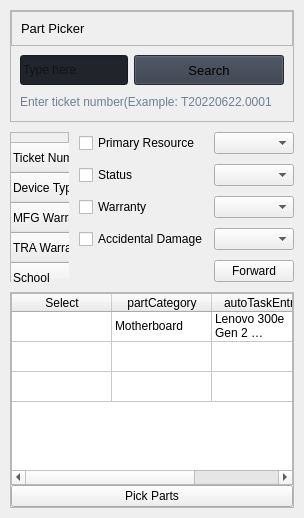
                     <widget class="QWidget" name="widgets">
                      <property name="styleSheet">
                       <string notr="true">b</string>
                      </property>
                      <layout class="QVBoxLayout" name="verticalLayout">
                       <property name="spacing">
                        <number>10</number>
                       </property>
                       <property name="leftMargin">
                        <number>10</number>
                       </property>
                       <property name="topMargin">
                        <number>10</number>
                       </property>
                       <property name="rightMargin">
                        <number>10</number>
                       </property>
                       <property name="bottomMargin">
                        <number>10</number>
                       </property>
                       <item>
                        <widget class="QFrame" name="pickrow_1">
                         <property name="frameShape">
                          <enum>QFrame::StyledPanel</enum>
                         </property>
                         <property name="frameShadow">
                          <enum>QFrame::Raised</enum>
                         </property>
                         <layout class="QHBoxLayout" name="horizontalLayout_6">
                          <property name="spacing">
                           <number>0</number>
                          </property>
                          <property name="leftMargin">
                           <number>0</number>
                          </property>
                          <property name="topMargin">
                           <number>0</number>
                          </property>
                          <property name="rightMargin">
                           <number>0</number>
                          </property>
                          <property name="bottomMargin">
                           <number>0</number>
                          </property>
                          <item>
                           <widget class="QFrame" name="frame_div_content_1">
                            <property name="minimumSize">
                             <size>
                              <width>0</width>
                              <height>110</height>
                             </size>
                            </property>
                            <property name="maximumSize">
                             <size>
                              <width>16777215</width>
                              <height>110</height>
                             </size>
                            </property>
                            <property name="frameShape">
                             <enum>QFrame::NoFrame</enum>
                            </property>
                            <property name="frameShadow">
                             <enum>QFrame::Raised</enum>
                            </property>
                            <layout class="QVBoxLayout" name="verticalLayout_17">
                             <property name="spacing">
                              <number>0</number>
                             </property>
                             <property name="leftMargin">
                              <number>0</number>
                             </property>
                             <property name="topMargin">
                              <number>0</number>
                             </property>
                             <property name="rightMargin">
                              <number>0</number>
                             </property>
                             <property name="bottomMargin">
                              <number>0</number>
                             </property>
                             <item>
                              <widget class="QFrame" name="frame_title_wid_1">
                               <property name="maximumSize">
                                <size>
                                 <width>16777215</width>
                                 <height>35</height>
                                </size>
                               </property>
                               <property name="frameShape">
                                <enum>QFrame::StyledPanel</enum>
                               </property>
                               <property name="frameShadow">
                                <enum>QFrame::Raised</enum>
                               </property>
                               <layout class="QVBoxLayout" name="verticalLayout_18">
                                <item>
                                 <widget class="QLabel" name="labelBoxBlenderInstalation">
                                  <property name="font">
                                   <font>
                                    <family>Segoe UI</family>
                                    <pointsize>10</pointsize>
                                    <italic>false</italic>
                                    <bold>false</bold>
                                   </font>
                                  </property>
                                  <property name="styleSheet">
                                   <string notr="true"/>
                                  </property>
                                  <property name="text">
                                   <string>Part Picker</string>
                                  </property>
                                 </widget>
                                </item>
                               </layout>
                              </widget>
                             </item>
                             <item>
                              <widget class="QFrame" name="frame_content_wid_1">
                               <property name="frameShape">
                                <enum>QFrame::NoFrame</enum>
                               </property>
                               <property name="frameShadow">
                                <enum>QFrame::Raised</enum>
                               </property>
                               <layout class="QHBoxLayout" name="horizontalLayout_9">
                                <item>
                                 <layout class="QGridLayout" name="gridLayout">
                                  <property name="bottomMargin">
                                   <number>0</number>
                                  </property>
                                  <item row="1" column="0" colspan="2">
                                   <widget class="QLabel" name="labelVersion_3">
                                    <property name="styleSheet">
                                     <string notr="true">color: rgb(113, 126, 149);</string>
                                    </property>
                                    <property name="lineWidth">
                                     <number>1</number>
                                    </property>
                                    <property name="text">
                                     <string>Enter ticket number(Example: T20220622.0001</string>
                                    </property>
                                    <property name="alignment">
                                     <set>Qt::AlignLeading|Qt::AlignLeft|Qt::AlignVCenter</set>
                                    </property>
                                   </widget>
                                  </item>
                                  <item row="0" column="1">
                                   <widget class="QPushButton" name="btn_ticketSearch_pick">
                                    <property name="minimumSize">
                                     <size>
                                      <width>150</width>
                                      <height>30</height>
                                     </size>
                                    </property>
                                    <property name="font">
                                     <font>
                                      <family>Segoe UI</family>
                                      <pointsize>10</pointsize>
                                      <italic>false</italic>
                                      <bold>false</bold>
                                     </font>
                                    </property>
                                    <property name="cursor">
                                     <cursorShape>PointingHandCursor</cursorShape>
                                    </property>
                                    <property name="styleSheet">
                                     <string notr="true">background-color: rgb(52, 59, 72);</string>
                                    </property>
                                    <property name="text">
                                     <string>Search</string>
                                    </property>
                                    <property name="icon">
                                     <iconset resource="../Modern_GUI_PyDracula_PySide6_or_PyQt6-master/resources.qrc">
                                      <normaloff>:/icons/images/icons/cil-magnifying-glass.png</normaloff>:/icons/images/icons/cil-magnifying-glass.png</iconset>
                                    </property>
                                   </widget>
                                  </item>
                                  <item row="0" column="0">
                                   <widget class="QLineEdit" name="entry_ticketnum_pick">
                                    <property name="minimumSize">
                                     <size>
                                      <width>0</width>
                                      <height>30</height>
                                     </size>
                                    </property>
                                    <property name="styleSheet">
                                     <string notr="true">background-color: rgb(33, 37, 43);</string>
                                    </property>
                                    <property name="text">
                                     <string/>
                                    </property>
                                    <property name="placeholderText">
                                     <string>Type here</string>
                                    </property>
                                   </widget>
                                  </item>
                                 </layout>
                                </item>
                               </layout>
                              </widget>
                             </item>
                            </layout>
                           </widget>
                          </item>
                         </layout>
                        </widget>
                       </item>
                       <item>
                        <layout class="QHBoxLayout" name="pickrow_2">
                         <item>
                          <widget class="QFrame" name="frame">
                           <property name="frameShape">
                            <enum>QFrame::StyledPanel</enum>
                           </property>
                           <property name="frameShadow">
                            <enum>QFrame::Raised</enum>
                           </property>
                           <widget class="QTableWidget" name="table_ticketinfo_pick">
                            <property name="geometry">
                             <rect>
                              <x>0</x>
                              <y>10</y>
                              <width>1158</width>
                              <height>173</height>
                             </rect>
                            </property>
                            <property name="sizePolicy">
                             <sizepolicy hsizetype="Expanding" vsizetype="MinimumExpanding">
                              <horstretch>0</horstretch>
                              <verstretch>0</verstretch>
                             </sizepolicy>
                            </property>
                            <property name="minimumSize">
                             <size>
                              <width>1158</width>
                              <height>0</height>
                             </size>
                            </property>
                            <property name="rowCount">
                             <number>6</number>
                            </property>
                            <attribute name="horizontalHeaderVisible">
                             <bool>false</bool>
                            </attribute>
                            <row>
                             <property name="text">
                              <string>Ticket Number:</string>
                             </property>
                            </row>
                            <row>
                             <property name="text">
                              <string>Device Type</string>
                             </property>
                            </row>
                            <row>
                             <property name="text">
                              <string>MFG Warranty</string>
                             </property>
                            </row>
                            <row>
                             <property name="text">
                              <string>TRA Warranty</string>
                             </property>
                            </row>
                            <row>
                             <property name="text">
                              <string>School</string>
                             </property>
                            </row>
                            <row>
                             <property name="text">
                              <string>Site Configuration</string>
                             </property>
                            </row>
                            <column>
                             <property name="text">
                              <string/>
                             </property>
                            </column>
                            <item row="0" column="0">
                             <property name="text">
                              <string>T20220622.0001</string>
                             </property>
                            </item>
                           </widget>
                          </widget>
                         </item>
                         <item>
                          <layout class="QGridLayout" name="gridLayout_2" rowstretch="0,0,0,0,0,0,0" columnstretch="0,0,0,0,0,0,0,0">
                           <property name="horizontalSpacing">
                            <number>6</number>
                           </property>
                           <item row="5" column="7">
                            <widget class="QComboBox" name="comboBox_damage_pick"/>
                           </item>
                           <item row="3" column="2">
                            <widget class="QCheckBox" name="checkBox_status_pick">
                             <property name="sizePolicy">
                              <sizepolicy hsizetype="Minimum" vsizetype="Fixed">
                               <horstretch>0</horstretch>
                               <verstretch>0</verstretch>
                              </sizepolicy>
                             </property>
                             <property name="text">
                              <string>Status</string>
                             </property>
                            </widget>
                           </item>
                           <item row="5" column="2">
                            <widget class="QCheckBox" name="checkBox_damage_pick">
                             <property name="text">
                              <string>Accidental Damage</string>
                             </property>
                            </widget>
                           </item>
                           <item row="6" column="7">
                            <widget class="QPushButton" name="btn_forward_pick">
                             <property name="text">
                              <string>Forward</string>
                             </property>
                            </widget>
                           </item>
                           <item row="3" column="7">
                            <widget class="QComboBox" name="comboBox_status_pick"/>
                           </item>
                           <item row="4" column="2">
                            <widget class="QCheckBox" name="checkBox_warranty_pick">
                             <property name="text">
                              <string>Warranty</string>
                             </property>
                             <property name="tristate">
                              <bool>false</bool>
                             </property>
                            </widget>
                           </item>
                           <item row="2" column="7">
                            <widget class="QComboBox" name="comboBox_primaryResource_pick"/>
                           </item>
                           <item row="4" column="7">
                            <widget class="QComboBox" name="comboBox_warranty_pick"/>
                           </item>
                           <item row="2" column="2">
                            <widget class="QCheckBox" name="checkBox_primaryResource_pick">
                             <property name="text">
                              <string>Primary Resource</string>
                             </property>
                            </widget>
                           </item>
                          </layout>
                         </item>
                        </layout>
                       </item>
                       <item>
                        <widget class="QFrame" name="pickrow_3">
                         <property name="minimumSize">
                          <size>
                           <width>0</width>
                           <height>150</height>
                          </size>
                         </property>
                         <property name="frameShape">
                          <enum>QFrame::StyledPanel</enum>
                         </property>
                         <property name="frameShadow">
                          <enum>QFrame::Raised</enum>
                         </property>
                         <layout class="QHBoxLayout" name="horizontalLayout_12">
                          <property name="spacing">
                           <number>0</number>
                          </property>
                          <property name="leftMargin">
                           <number>0</number>
                          </property>
                          <property name="topMargin">
                           <number>0</number>
                          </property>
                          <property name="rightMargin">
                           <number>0</number>
                          </property>
                          <property name="bottomMargin">
                           <number>0</number>
                          </property>
                          <item>
                           <layout class="QGridLayout" name="gridLayout_3">
                            <item row="2" column="0">
                             <widget class="QTableWidget" name="table_pickeableParts">
                              <property name="sizePolicy">
                               <sizepolicy hsizetype="Expanding" vsizetype="MinimumExpanding">
                                <horstretch>0</horstretch>
                                <verstretch>0</verstretch>
                               </sizepolicy>
                              </property>
                              <attribute name="verticalHeaderVisible">
                               <bool>false</bool>
                              </attribute>
                              <row>
                               <property name="text">
                                <string/>
                               </property>
                              </row>
                              <row>
                               <property name="text">
                                <string/>
                               </property>
                              </row>
                              <row>
                               <property name="text">
                                <string/>
                               </property>
                              </row>
                              <column>
                               <property name="text">
                                <string>Select</string>
                               </property>
                              </column>
                              <column>
                               <property name="text">
                                <string>partCategory</string>
                               </property>
                              </column>
                              <column>
                               <property name="text">
                                <string>autoTaskEntry</string>
                               </property>
                              </column>
                              <item row="0" column="0">
                               <property name="text">
                                <string/>
                               </property>
                               <property name="checkState">
                                <enum>Unchecked</enum>
                               </property>
                              </item>
                              <item row="0" column="1">
                               <property name="text">
                                <string>Motherboard</string>
                               </property>
                              </item>
                              <item row="0" column="2">
                               <property name="text">
                                <string>Lenovo 300e Gen 2 Motherboard N4020 - 4/32 -Dual Cam</string>
                               </property>
                              </item>
                              <item row="1" column="0">
                               <property name="text">
                                <string/>
                               </property>
                               <property name="checkState">
                                <enum>Unchecked</enum>
                               </property>
                              </item>
                              <item row="2" column="0">
                               <property name="text">
                                <string/>
                               </property>
                               <property name="checkState">
                                <enum>Unchecked</enum>
                               </property>
                              </item>
                             </widget>
                            </item>
                            <item row="3" column="0">
                             <widget class="QPushButton" name="btn_pickParts">
                              <property name="text">
                               <string>Pick Parts</string>
                              </property>
                             </widget>
                            </item>
                           </layout>
                          </item>
                         </layout>
                        </widget>
                       </item>
                      </layout>
                     </widget>
